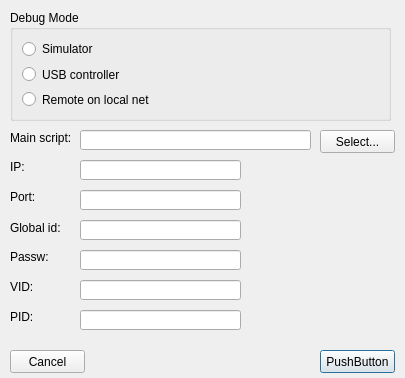
<?xml version="1.0" encoding="UTF-8"?>
<ui version="4.0">
 <class>DPrjProp</class>
 <widget class="QDialog" name="DPrjProp">
  <property name="geometry">
   <rect>
    <x>0</x>
    <y>0</y>
    <width>405</width>
    <height>378</height>
   </rect>
  </property>
  <property name="windowTitle">
   <string>Dialog</string>
  </property>
  <widget class="QGroupBox" name="groupBox">
   <property name="geometry">
    <rect>
     <x>10</x>
     <y>10</y>
     <width>381</width>
     <height>111</height>
    </rect>
   </property>
   <property name="title">
    <string>Debug Mode</string>
   </property>
   <layout class="QVBoxLayout" name="verticalLayout">
    <item>
     <widget class="QRadioButton" name="mDebugSimulator">
      <property name="text">
       <string>Simulator</string>
      </property>
     </widget>
    </item>
    <item>
     <widget class="QRadioButton" name="mDebugUsb">
      <property name="text">
       <string>USB controller</string>
      </property>
     </widget>
    </item>
    <item>
     <widget class="QRadioButton" name="mDebugRemote">
      <property name="text">
       <string>Remote on local net</string>
      </property>
     </widget>
    </item>
   </layout>
  </widget>
  <widget class="QLabel" name="label">
   <property name="geometry">
    <rect>
     <x>10</x>
     <y>130</y>
     <width>71</width>
     <height>16</height>
    </rect>
   </property>
   <property name="text">
    <string>Main script:</string>
   </property>
  </widget>
  <widget class="QLineEdit" name="mMainScript">
   <property name="geometry">
    <rect>
     <x>80</x>
     <y>130</y>
     <width>231</width>
     <height>20</height>
    </rect>
   </property>
  </widget>
  <widget class="QPushButton" name="mSelectScript">
   <property name="geometry">
    <rect>
     <x>320</x>
     <y>130</y>
     <width>75</width>
     <height>23</height>
    </rect>
   </property>
   <property name="text">
    <string>Select...</string>
   </property>
   <property name="autoDefault">
    <bool>false</bool>
   </property>
  </widget>
  <widget class="QLabel" name="label_2">
   <property name="geometry">
    <rect>
     <x>10</x>
     <y>160</y>
     <width>47</width>
     <height>13</height>
    </rect>
   </property>
   <property name="text">
    <string>IP:</string>
   </property>
  </widget>
  <widget class="QLineEdit" name="mIp">
   <property name="geometry">
    <rect>
     <x>80</x>
     <y>160</y>
     <width>161</width>
     <height>20</height>
    </rect>
   </property>
  </widget>
  <widget class="QLabel" name="label_3">
   <property name="geometry">
    <rect>
     <x>10</x>
     <y>190</y>
     <width>47</width>
     <height>13</height>
    </rect>
   </property>
   <property name="text">
    <string>Port:</string>
   </property>
  </widget>
  <widget class="QLineEdit" name="mPort">
   <property name="geometry">
    <rect>
     <x>80</x>
     <y>190</y>
     <width>161</width>
     <height>20</height>
    </rect>
   </property>
  </widget>
  <widget class="QLabel" name="label_4">
   <property name="geometry">
    <rect>
     <x>10</x>
     <y>220</y>
     <width>61</width>
     <height>16</height>
    </rect>
   </property>
   <property name="text">
    <string>Global id:</string>
   </property>
  </widget>
  <widget class="QLineEdit" name="mId">
   <property name="geometry">
    <rect>
     <x>80</x>
     <y>220</y>
     <width>161</width>
     <height>20</height>
    </rect>
   </property>
  </widget>
  <widget class="QPushButton" name="mOk">
   <property name="geometry">
    <rect>
     <x>320</x>
     <y>350</y>
     <width>75</width>
     <height>23</height>
    </rect>
   </property>
   <property name="text">
    <string>PushButton</string>
   </property>
   <property name="default">
    <bool>true</bool>
   </property>
  </widget>
  <widget class="QPushButton" name="mCancel">
   <property name="geometry">
    <rect>
     <x>10</x>
     <y>350</y>
     <width>75</width>
     <height>23</height>
    </rect>
   </property>
   <property name="text">
    <string>Cancel</string>
   </property>
   <property name="autoDefault">
    <bool>false</bool>
   </property>
  </widget>
  <widget class="QLineEdit" name="mPassw">
   <property name="geometry">
    <rect>
     <x>80</x>
     <y>250</y>
     <width>161</width>
     <height>20</height>
    </rect>
   </property>
  </widget>
  <widget class="QLabel" name="label_5">
   <property name="geometry">
    <rect>
     <x>10</x>
     <y>250</y>
     <width>47</width>
     <height>13</height>
    </rect>
   </property>
   <property name="text">
    <string>Passw:</string>
   </property>
  </widget>
  <widget class="QLabel" name="label_6">
   <property name="geometry">
    <rect>
     <x>10</x>
     <y>280</y>
     <width>47</width>
     <height>13</height>
    </rect>
   </property>
   <property name="text">
    <string>VID:</string>
   </property>
  </widget>
  <widget class="QLineEdit" name="mVid">
   <property name="geometry">
    <rect>
     <x>80</x>
     <y>280</y>
     <width>161</width>
     <height>20</height>
    </rect>
   </property>
  </widget>
  <widget class="QLineEdit" name="mPid">
   <property name="geometry">
    <rect>
     <x>80</x>
     <y>310</y>
     <width>161</width>
     <height>20</height>
    </rect>
   </property>
  </widget>
  <widget class="QLabel" name="label_7">
   <property name="geometry">
    <rect>
     <x>10</x>
     <y>310</y>
     <width>47</width>
     <height>13</height>
    </rect>
   </property>
   <property name="text">
    <string>PID:</string>
   </property>
  </widget>
 </widget>
 <resources/>
 <connections/>
</ui>
